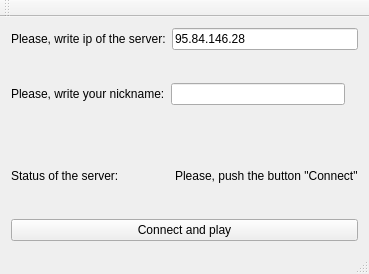
<?xml version="1.0" encoding="UTF-8"?>
<ui version="4.0">
 <class>MainWindow</class>
 <widget class="QMainWindow" name="MainWindow">
  <property name="geometry">
   <rect>
    <x>0</x>
    <y>0</y>
    <width>369</width>
    <height>274</height>
   </rect>
  </property>
  <property name="windowTitle">
   <string>MainWindow</string>
  </property>
  <widget class="QWidget" name="centralWidget">
   <layout class="QGridLayout" name="gridLayout_2">
    <item row="0" column="0">
     <layout class="QVBoxLayout" name="verticalLayout">
      <item>
       <layout class="QHBoxLayout" name="layout_connect">
        <item>
         <widget class="QLabel" name="label_info_ip">
          <property name="text">
           <string>Please, write ip of the server:</string>
          </property>
         </widget>
        </item>
        <item>
         <widget class="QLineEdit" name="line_server_ip">
          <property name="text">
           <string>95.84.146.28</string>
          </property>
         </widget>
        </item>
       </layout>
      </item>
      <item>
       <layout class="QHBoxLayout" name="layout_auth">
        <item>
         <widget class="QLabel" name="label_info_nick">
          <property name="text">
           <string>Please, write your nickname:</string>
          </property>
         </widget>
        </item>
        <item>
         <widget class="QLineEdit" name="line_nick"/>
        </item>
        <item>
         <widget class="QLabel" name="label_auth">
          <property name="text">
           <string/>
          </property>
         </widget>
        </item>
       </layout>
      </item>
      <item>
       <layout class="QHBoxLayout" name="layout_info">
        <item>
         <widget class="QLabel" name="label_info_status">
          <property name="text">
           <string>Status of the server:</string>
          </property>
         </widget>
        </item>
        <item>
         <widget class="QLabel" name="label_status">
          <property name="text">
           <string>Please, push the button &quot;Connect&quot;</string>
          </property>
         </widget>
        </item>
       </layout>
      </item>
     </layout>
    </item>
    <item row="1" column="0">
     <widget class="QPushButton" name="button_connect">
      <property name="text">
       <string>Connect and play</string>
      </property>
     </widget>
    </item>
   </layout>
  </widget>
  <widget class="QMenuBar" name="menuBar">
   <property name="geometry">
    <rect>
     <x>0</x>
     <y>0</y>
     <width>369</width>
     <height>21</height>
    </rect>
   </property>
  </widget>
  <widget class="QToolBar" name="mainToolBar">
   <attribute name="toolBarArea">
    <enum>TopToolBarArea</enum>
   </attribute>
   <attribute name="toolBarBreak">
    <bool>false</bool>
   </attribute>
  </widget>
  <widget class="QStatusBar" name="statusBar"/>
 </widget>
 <layoutdefault spacing="6" margin="11"/>
 <resources/>
 <connections/>
</ui>
